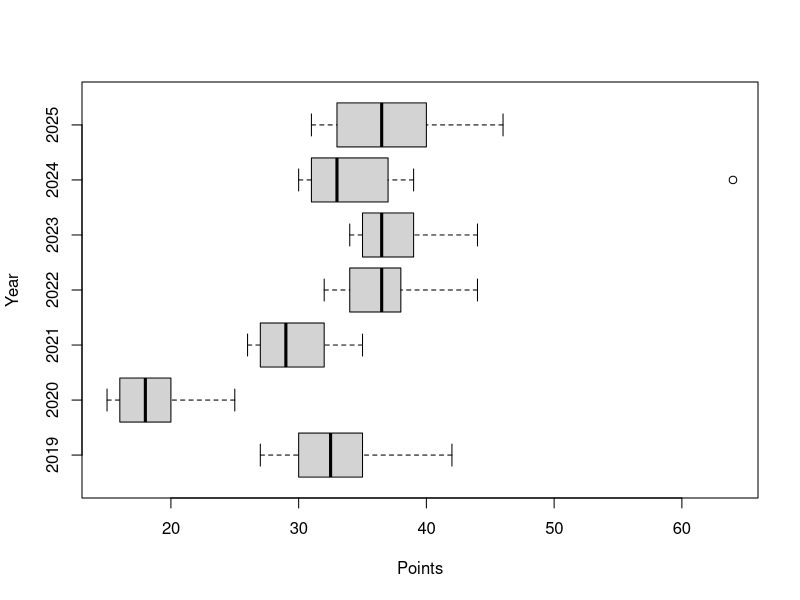
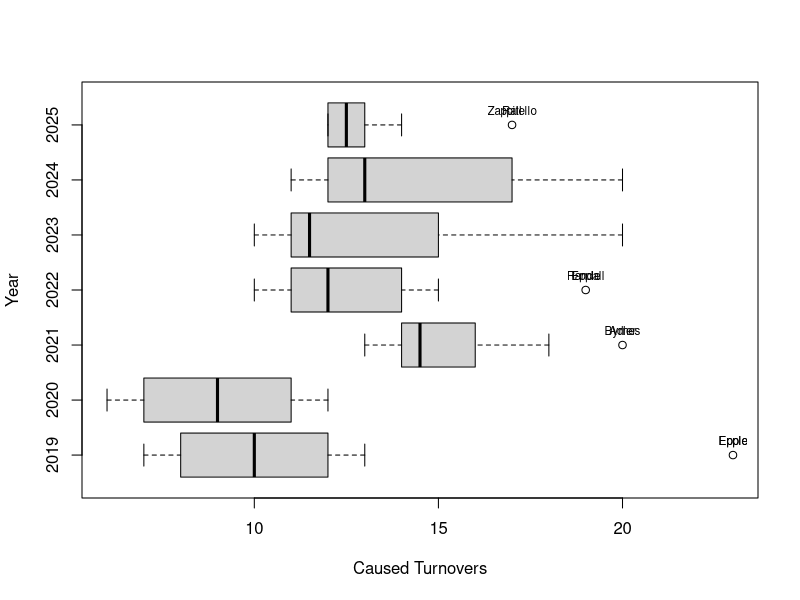
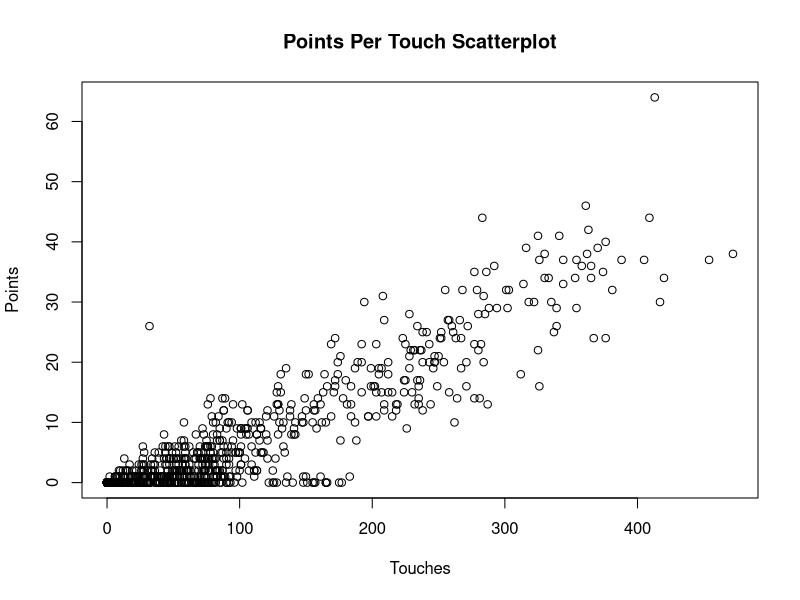
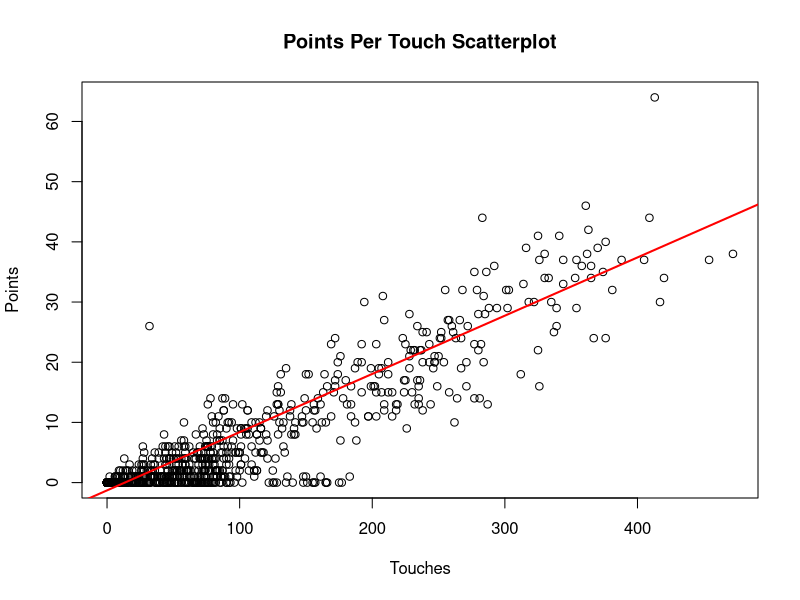

Here is the R script that generated these plots, in order:
## ---- chunk 1
knitr::opts_chunk$set(echo = TRUE)
## ---- chunk 2
Stats_2019 <- read.csv("pll-player-stats-2019.csv")
Stats_2020 <- read.csv("pll-player-stats-2020.csv")
Stats_2021 <- read.csv("pll-player-stats-2021.csv")
Stats_2022 <- read.csv("pll-player-stats-2022.csv")
Stats_2023 <- read.csv("pll-player-stats-2023.csv")
Stats_2024 <- read.csv("pll-player-stats-2024.csv")
Stats_2025 <- read.csv("pll-player-stats-2025.csv")
## ---- chunk 3
Stats_2019$UniqueID <- paste(Stats_2019$First.Name, Stats_2019$Last.Name, Stats_2019$Position, sep = '_')
Stats_2020$UniqueID <- paste(Stats_2020$First.Name, Stats_2020$Last.Name, Stats_2020$Position, sep = '_')
Stats_2021$UniqueID <- paste(Stats_2021$First.Name, Stats_2021$Last.Name, Stats_2021$Position, sep = '_')
Stats_2022$UniqueID <- paste(Stats_2022$First.Name, Stats_2022$Last.Name, Stats_2022$Position, sep = '_')
Stats_2023$UniqueID <- paste(Stats_2023$First.Name, Stats_2023$Last.Name, Stats_2023$Position, sep = '_')
Stats_2024$UniqueID <- paste(Stats_2024$First.Name, Stats_2024$Last.Name, Stats_2024$Position, sep = '_')
Stats_2025$UniqueID <- paste(Stats_2025$First.Name, Stats_2025$Last.Name, Stats_2025$Position, sep = '_')
Stats_2019$Year <- 2019
Stats_2020$Year <- 2020
Stats_2021$Year <- 2021
Stats_2022$Year <- 2022
Stats_2023$Year <- 2023
Stats_2024$Year <- 2024
Stats_2025$Year <- 2025

## ---- chunk 4
# First getting the top 10 players by overall points, scoring points, assists, caused turnovers, and ground balls

point_stats_2019 <- Stats_2019[ , c('First.Name', 'Last.Name', 'points', 'scoringPoints', 'assists', 'causedTurnovers', 'groundBalls', 'UniqueID', 'Year')]
top_ten_points_2019 <- head(point_stats_2019[order(point_stats_2019$points, decreasing = TRUE), ], 10)
top_ten_scoringPoints_2019 <- head(point_stats_2019[order(point_stats_2019$scoringPoints, decreasing = TRUE), ], 10)
top_ten_assists_2019 <- head(point_stats_2019[order(point_stats_2019$assists, decreasing = TRUE), ], 10)
top_ten_ct_2019 <- head(point_stats_2019[order(point_stats_2019$causedTurnovers, decreasing = TRUE), ], 10)
top_ten_gb_2019 <- head(point_stats_2019[order(point_stats_2019$groundBalls, decreasing = TRUE), ], 10)

# Combining the dataframes into one dataframe which is sorted by total points
combined19 <- rbind(top_ten_points_2019,
                  top_ten_scoringPoints_2019,
                  top_ten_assists_2019,
                  top_ten_ct_2019,
                  top_ten_gb_2019)

top_ten_performers_2019 <- combined19[order(-combined19$points), ]
top_ten_performers_2019 <- combined19[!duplicated(combined19$UniqueID), ]
## ---- chunk 5
#2020
point_stats_2020 <- Stats_2020[ , c('First.Name', 'Last.Name', 'points', 'scoringPoints', 'assists', 'causedTurnovers', 'groundBalls', 'UniqueID', 'Year')]
top_ten_points_2020 <- head(point_stats_2020[order(point_stats_2020$points, decreasing = TRUE), ], 10)
top_ten_scoringPoints_2020 <- head(point_stats_2020[order(point_stats_2020$scoringPoints, decreasing = TRUE), ], 10)
top_ten_assists_2020 <- head(point_stats_2020[order(point_stats_2020$assists, decreasing = TRUE), ], 10)
top_ten_ct_2020 <- head(point_stats_2020[order(point_stats_2020$causedTurnovers, decreasing = TRUE), ], 10)
top_ten_gb_2020 <- head(point_stats_2020[order(point_stats_2020$groundBalls, decreasing = TRUE), ], 10)

combined20 <- rbind(top_ten_points_2020,
                  top_ten_scoringPoints_2020,
                  top_ten_assists_2020,
                  top_ten_ct_2020,
                  top_ten_gb_2020)
top_ten_performers_2020 <- combined20[order(-combined20$points), ]
top_ten_performers_2020 <- combined20[!duplicated(combined20$UniqueID), ]

# 2021
point_stats_2021 <- Stats_2021[ , c('First.Name', 'Last.Name', 'points', 'scoringPoints', 
                                   'assists', 'causedTurnovers', 'groundBalls', 'UniqueID', 'Year')]

top_ten_points_2021 <- head(point_stats_2021[order(point_stats_2021$points, decreasing = TRUE), ], 10)
top_ten_scoringPoints_2021 <- head(point_stats_2021[order(point_stats_2021$scoringPoints, decreasing = TRUE), ], 10)
top_ten_assists_2021 <- head(point_stats_2021[order(point_stats_2021$assists, decreasing = TRUE), ], 10)
top_ten_ct_2021 <- head(point_stats_2021[order(point_stats_2021$causedTurnovers, decreasing = TRUE), ], 10)
top_ten_gb_2021 <- head(point_stats_2021[order(point_stats_2021$groundBalls, decreasing = TRUE), ], 10)

combined21 <- rbind(
  top_ten_points_2021,
  top_ten_scoringPoints_2021,
  top_ten_assists_2021,
  top_ten_ct_2021,
  top_ten_gb_2021
)

top_ten_performers_2021 <- combined21[order(-combined21$points), ]
top_ten_performers_2021 <- combined21[!duplicated(combined21$UniqueID), ]

# 2022
point_stats_2022 <- Stats_2022[ , c('First.Name', 'Last.Name', 'points', 'scoringPoints', 
                                   'assists', 'causedTurnovers', 'groundBalls', 'UniqueID', 'Year')]

top_ten_points_2022 <- head(point_stats_2022[order(point_stats_2022$points, decreasing = TRUE), ], 10)
top_ten_scoringPoints_2022 <- head(point_stats_2022[order(point_stats_2022$scoringPoints, decreasing = TRUE), ], 10)
top_ten_assists_2022 <- head(point_stats_2022[order(point_stats_2022$assists, decreasing = TRUE), ], 10)
top_ten_ct_2022 <- head(point_stats_2022[order(point_stats_2022$causedTurnovers, decreasing = TRUE), ], 10)
top_ten_gb_2022 <- head(point_stats_2022[order(point_stats_2022$groundBalls, decreasing = TRUE), ], 10)

combined22 <- rbind(
  top_ten_points_2022,
  top_ten_scoringPoints_2022,
  top_ten_assists_2022,
  top_ten_ct_2022,
  top_ten_gb_2022
)

top_ten_performers_2022 <- combined22[order(-combined22$points), ]
top_ten_performers_2022 <- combined22[!duplicated(combined22$UniqueID), ]

# 2023
point_stats_2023 <- Stats_2023[ , c('First.Name', 'Last.Name', 'points', 'scoringPoints', 
                                   'assists', 'causedTurnovers', 'groundBalls', 'UniqueID', 'Year')]

top_ten_points_2023 <- head(point_stats_2023[order(point_stats_2023$points, decreasing = TRUE), ], 10)
top_ten_scoringPoints_2023 <- head(point_stats_2023[order(point_stats_2023$scoringPoints, decreasing = TRUE), ], 10)
top_ten_assists_2023 <- head(point_stats_2023[order(point_stats_2023$assists, decreasing = TRUE), ], 10)
top_ten_ct_2023 <- head(point_stats_2023[order(point_stats_2023$causedTurnovers, decreasing = TRUE), ], 10)
top_ten_gb_2023 <- head(point_stats_2023[order(point_stats_2023$groundBalls, decreasing = TRUE), ], 10)

combined23 <- rbind(
  top_ten_points_2023,
  top_ten_scoringPoints_2023,
  top_ten_assists_2023,
  top_ten_ct_2023,
  top_ten_gb_2023
)

top_ten_performers_2023 <- combined23[order(-combined23$points), ]
top_ten_performers_2023 <- combined23[!duplicated(combined23$UniqueID), ]

# 2024
point_stats_2024 <- Stats_2024[ , c('First.Name', 'Last.Name', 'points', 'scoringPoints', 
                                   'assists', 'causedTurnovers', 'groundBalls', 'UniqueID', 'Year')]

top_ten_points_2024 <- head(point_stats_2024[order(point_stats_2024$points, decreasing = TRUE), ], 10)
top_ten_scoringPoints_2024 <- head(point_stats_2024[order(point_stats_2024$scoringPoints, decreasing = TRUE), ], 10)
top_ten_assists_2024 <- head(point_stats_2024[order(point_stats_2024$assists, decreasing = TRUE), ], 10)
top_ten_ct_2024 <- head(point_stats_2024[order(point_stats_2024$causedTurnovers, decreasing = TRUE), ], 10)
top_ten_gb_2024 <- head(point_stats_2024[order(point_stats_2024$groundBalls, decreasing = TRUE), ], 10)

combined24 <- rbind(
  top_ten_points_2024,
  top_ten_scoringPoints_2024,
  top_ten_assists_2024,
  top_ten_ct_2024,
  top_ten_gb_2024
)

top_ten_performers_2024 <- combined24[order(-combined24$points), ]
top_ten_performers_2024 <- combined24[!duplicated(combined24$UniqueID), ]

# 2025
point_stats_2025 <- Stats_2025[ , c('First.Name', 'Last.Name', 'points', 'scoringPoints', 
                                   'assists', 'causedTurnovers', 'groundBalls', 'UniqueID', 'Year')]

top_ten_points_2025 <- head(point_stats_2025[order(point_stats_2025$points, decreasing = TRUE), ], 10)
top_ten_scoringPoints_2025 <- head(point_stats_2025[order(point_stats_2025$scoringPoints, decreasing = TRUE), ], 10)
top_ten_assists_2025 <- head(point_stats_2025[order(point_stats_2025$assists, decreasing = TRUE), ], 10)
top_ten_ct_2025 <- head(point_stats_2025[order(point_stats_2025$causedTurnovers, decreasing = TRUE), ], 10)
top_ten_gb_2025 <- head(point_stats_2025[order(point_stats_2025$groundBalls, decreasing = TRUE), ], 10)

combined25 <- rbind(
  top_ten_points_2025,
  top_ten_scoringPoints_2025,
  top_ten_assists_2025,
  top_ten_ct_2025,
  top_ten_gb_2025
)

top_ten_performers_2025 <- combined25[order(-combined25$points), ]
top_ten_performers_2025 <- combined25[!duplicated(combined25$UniqueID), ]

## ---- chunk 6
combined19_25 <- rbind(top_ten_performers_2019,
                       top_ten_performers_2020,
                       top_ten_performers_2021,
                       top_ten_performers_2022,
                       top_ten_performers_2023,
                       top_ten_performers_2024,
                       top_ten_performers_2025)

top_ten_assists_19to25 <- head(combined19_25[order(combined19_25$assists, decreasing = TRUE), ], 10)
top_ten_points_19to25 <- head(combined19_25[order(combined19_25$points, decreasing = TRUE), ], 10)
top_ten_scoringPoints_19to25 <- head(combined19_25[order(combined19_25$scoringPoints, decreasing = TRUE), ], 10)
top_ten_ct_19to25 <- head(combined19_25[order(combined19_25$causedTurnovers, decreasing = TRUE), ], 10)
top_ten_gb_19to25 <- head(combined19_25[order(combined19_25$groundBalls, decreasing = TRUE), ], 10)

# Finding the best of the best
top_combined19_25 <- rbind(top_ten_assists_19to25,
                           top_ten_points_19to25,
                           top_ten_scoringPoints_19to25,
                           top_ten_gb_19to25,
                           top_ten_ct_19to25)
## ---- chunk 7
combined_points19to25 <- rbind(top_ten_points_2019,
                               top_ten_points_2020,
                               top_ten_points_2021,
                               top_ten_points_2022,
                               top_ten_points_2023,
                               top_ten_points_2024,
                               top_ten_points_2025)
points_boxplot <- boxplot(points ~ Year, data = combined_points19to25, horizontal = TRUE, xlab = "Points", ylab = "Year")

combined_ct19to25 <- rbind(top_ten_ct_2019,
                           top_ten_ct_2020,
                           top_ten_ct_2021,
                           top_ten_ct_2022,
                           top_ten_ct_2023,
                           top_ten_ct_2024,
                           top_ten_ct_2025)
ct_boxplot <- boxplot(causedTurnovers ~ Year,
                      data = combined_ct19to25,
                      horizontal = TRUE,
                      xlab = "Caused Turnovers",
                      ylab = "Year")
outlier_rows <- combined_ct19to25$causedTurnovers %in% ct_boxplot$out
#**Need to figure out how to make labels not overlap**
text(x = ct_boxplot$out, y = ct_boxplot$group, labels = combined_ct19to25$Last.Name[outlier_rows], pos = 3, cex = 0.7)
## ---- chunk 8
# I want to figure out the most efficient players by tracking how many points they score per touch
# I will limit this to only Attack and Midfield
# Touches weren't tracked until 2022 so that's when I will start
df_22to25 <- rbind(Stats_2022,
                   Stats_2023,
                   Stats_2024,
                   Stats_2025)
offensive_players <- df_22to25[df_22to25$Position == c("A", "M"), ]
offensive_players$PointsPerTouch <- paste(offensive_players$points / offensive_players$touches)
top_ten_pts_per_touch <- head(offensive_players[order(offensive_players$points, decreasing = TRUE), ], 10)
top_ten_pts_per_touch_mod <- top_ten_pts_per_touch[ , c('First.Name', 'Last.Name', 'Position', 'Team', 'points', 'touches', 'PointsPerTouch', 'Year')]

pts_per_touch_plot <- plot(x = df_22to25$touches,
                           y = df_22to25$points,
                           xlab = "Touches",
                           ylab = "Points",
                           main = "Points Per Touch Scatterplot")
## ---- chunk 9
# There is a low outlier, here is how I figured out if the player is extremely good, or if there is a data entry error
offensive_players <- offensive_players[offensive_players$touches != 0 & offensive_players$points != 0, ]
offensive_players_mod <- offensive_players[ , c('First.Name', 'Last.Name', 'Position', 'Team', 'points', 'touches', 'PointsPerTouch', 'Year')]

#The player is Jackson Morril, seems like it is a data entry error
## ---- chunk 10
pts_per_touch_regression <- lm(points ~ touches, data = offensive_players_mod)
pts_per_touch_regression
pts_per_touch_plot <- plot(x = df_22to25$touches,
                           y = df_22to25$points,
                           xlab = "Touches",
                           ylab = "Points",
                           main = "Points Per Touch Scatterplot")
pts_per_touch_plot
abline(pts_per_touch_regression, col = "red", lwd = 2)
